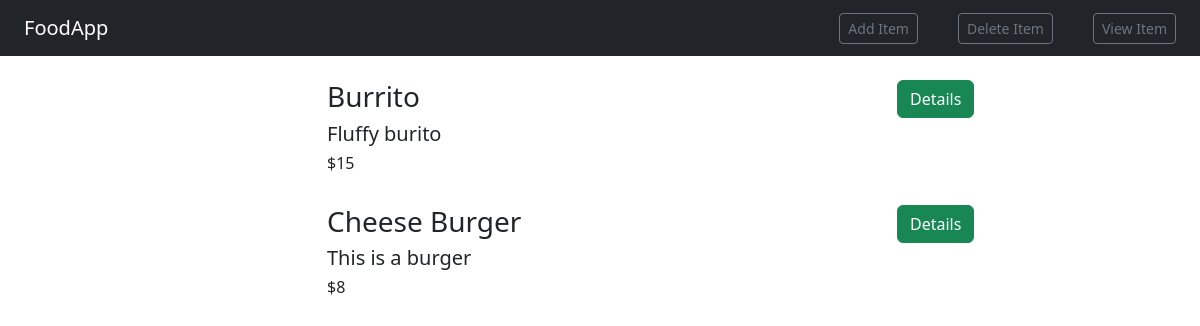
Page /food/ on the earlier database version.
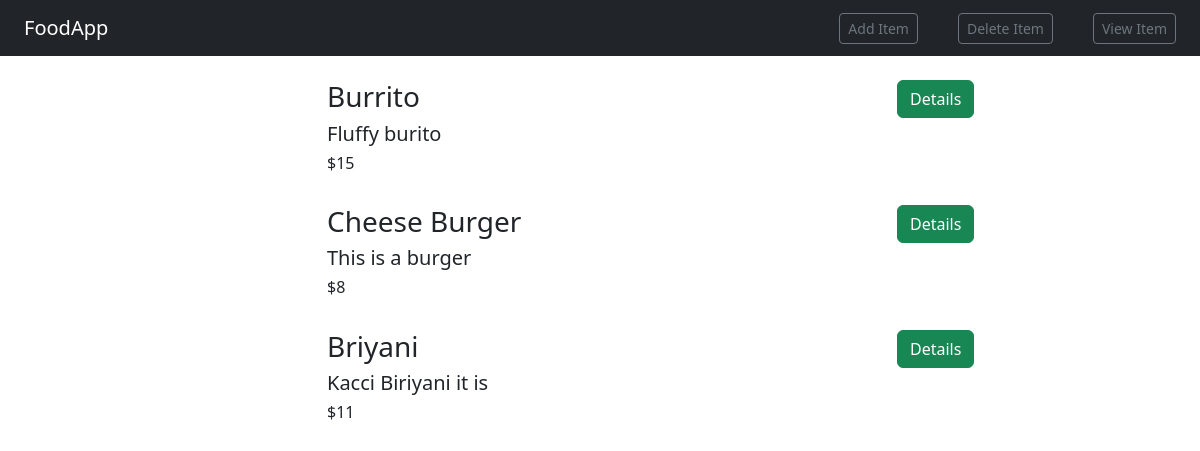
Same page on the later database version.
### food/models.py (models this page shows, shortened)
class Item(models.Model):
    item_name = models.CharField(max_length=200)
    item_desc = models.CharField(max_length=200)
    item_price = models.IntegerField()
    item_image = models.CharField(max_length=500,default="https://encrypted-tbn0.gstatic.com/images?q=tbn:ANd9GcTg1fVKRv4HsD3ESQtMcrv5u6ZcM9socXpQrUKSyh_E-NckPTmXF5RL7hg-M364_rehkPg&usqp=CAU")

### food/views.py (the view)
# urls.py: path('', views.index, name= 'index'),
def index(req):
    item_list = Item.objects.all()
    context = {
        'item_list': item_list,
    }
    return render(req,'food/index.html',context)

### food/templates/food/index.html (shortened to what this page needs)
 {% extends 'food/base.html' %}
 {% block body %}
    <div class="container">
        {% for item in item_list %}
            <div class="row">
                <div class="col-md-3 item-container">
                </div>
                <div class="col-md-6">
                    <br>
                    <h3>{{ item.item_name }}</h3>
                    <h5>{{ item.item_desc }}</h5>
                    <h6>${{ item.item_price }}</h6>
                </div>
                <div class="col-md-3">
                    <br>
                    <a class="btn btn-success" href="{% url 'food:detail' item.id %}">Details</a>
                </div>
            </div>
        {% endfor %}
    </div>
 {% endblock %}

Differences in the rows shown:
added Item: item_name "Briyani", item_desc "Kacci Biriyani it is", item_price "11"
